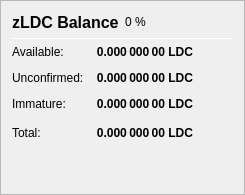
                   <widget class="QFrame" name="frame_ZerocoinBalances">
                    <property name="frameShape">
                     <enum>QFrame::StyledPanel</enum>
                    </property>
                    <property name="frameShadow">
                     <enum>QFrame::Raised</enum>
                    </property>
                    <layout class="QVBoxLayout" name="verticalLayout_7">
                     <item>
                      <layout class="QHBoxLayout" name="horizontalLayout_8" stretch="0,0,0">
                       <item>
                        <widget class="QLabel" name="label_5z_3">
                         <property name="minimumSize">
                          <size>
                           <width>0</width>
                           <height>20</height>
                          </size>
                         </property>
                         <property name="font">
                          <font>
                           <pointsize>12</pointsize>
                           <weight>75</weight>
                           <bold>true</bold>
                          </font>
                         </property>
                         <property name="text">
                          <string>zLDC Balance</string>
                         </property>
                        </widget>
                       </item>
                       <item>
                        <widget class="QLabel" name="labelzLDCPercent">
                         <property name="text">
                          <string notr="true">0 %</string>
                         </property>
                        </widget>
                       </item>
                       <item>
                        <spacer name="horizontalSpacer_11">
                         <property name="orientation">
                          <enum>Qt::Horizontal</enum>
                         </property>
                         <property name="sizeHint" stdset="0">
                          <size>
                           <width>40</width>
                           <height>20</height>
                          </size>
                         </property>
                        </spacer>
                       </item>
                      </layout>
                     </item>
                     <item>
                      <widget class="Line" name="line_ZerocoinBalance">
                       <property name="minimumSize">
                        <size>
                         <width>0</width>
                         <height>1</height>
                        </size>
                       </property>
                       <property name="maximumSize">
                        <size>
                         <width>16777215</width>
                         <height>1</height>
                        </size>
                       </property>
                       <property name="orientation">
                        <enum>Qt::Horizontal</enum>
                       </property>
                      </widget>
                     </item>
                     <item>
                      <layout class="QGridLayout" name="gridLayout_5">
                       <property name="spacing">
                        <number>12</number>
                       </property>
                       <item row="1" column="0">
                        <widget class="QLabel" name="labelzBalanceMatureText">
                         <property name="toolTip">
                          <string>Mature: more than 20 confirmation and more than 1 mint of the same denomination after it was minted.
These zLDC are spendable.</string>
                         </property>
                         <property name="text">
                          <string>Available:</string>
                         </property>
                        </widget>
                       </item>
                       <item row="1" column="1">
                        <widget class="QLabel" name="labelzBalanceMature">
                         <property name="font">
                          <font>
                           <weight>75</weight>
                           <bold>true</bold>
                          </font>
                         </property>
                         <property name="toolTip">
                          <string>Mature: more than 20 confirmation and more than 1 mint of the same denomination after it was minted.
These zLDC are spendable.</string>
                         </property>
                         <property name="text">
                          <string notr="true">0.000 000 00 LDC</string>
                         </property>
                         <property name="alignment">
                          <set>Qt::AlignRight|Qt::AlignTrailing|Qt::AlignVCenter</set>
                         </property>
                        </widget>
                       </item>
                       <item row="2" column="0">
                        <widget class="QLabel" name="labelzBalanceUnconfirmedText">
                         <property name="toolTip">
                          <string>Unconfirmed: less than 20 confirmations
Immature: confirmed, but less than 1 mint of the same denomination after it was minted</string>
                         </property>
                         <property name="text">
                          <string>Unconfirmed:</string>
                         </property>
                        </widget>
                       </item>
                       <item row="2" column="1">
                        <widget class="QLabel" name="labelzBalanceUnconfirmed">
                         <property name="font">
                          <font>
                           <weight>75</weight>
                           <bold>true</bold>
                          </font>
                         </property>
                         <property name="toolTip">
                          <string>Unconfirmed: less than 20 confirmations
Immature: confirmed, but less than 1 mint of the same denomination after it was minted</string>
                         </property>
                         <property name="text">
                          <string notr="true">0.000 000 00 LDC</string>
                         </property>
                         <property name="alignment">
                          <set>Qt::AlignRight|Qt::AlignTrailing|Qt::AlignVCenter</set>
                         </property>
                        </widget>
                       </item>
                       <item row="3" column="0">
                        <widget class="QLabel" name="labelzBalanceImmatureText">
                         <property name="toolTip">
                          <string>Unconfirmed: less than 20 confirmations
Immature: confirmed, but less than 1 mint of the same denomination after it was minted</string>
                         </property>
                         <property name="text">
                          <string>Immature:</string>
                         </property>
                        </widget>
                       </item>
                       <item row="3" column="1">
                        <widget class="QLabel" name="labelzBalanceImmature">
                         <property name="font">
                          <font>
                           <weight>75</weight>
                           <bold>true</bold>
                          </font>
                         </property>
                         <property name="toolTip">
                          <string>Unconfirmed: less than 20 confirmations
Immature: confirmed, but less than 1 mint of the same denomination after it was minted</string>
                         </property>
                         <property name="text">
                          <string notr="true">0.000 000 00 LDC</string>
                         </property>
                         <property name="alignment">
                          <set>Qt::AlignRight|Qt::AlignTrailing|Qt::AlignVCenter</set>
                         </property>
                        </widget>
                       </item>
                       <item row="4" column="0">
                        <widget class="QLabel" name="labelzBalanceText">
                         <property name="toolTip">
                          <string>Your current zLDC balance, unconfirmed and immature zLDC included.</string>
                         </property>
                         <property name="text">
                          <string>Total:</string>
                         </property>
                        </widget>
                       </item>
                       <item row="4" column="1">
                        <widget class="QLabel" name="labelzBalance">
                         <property name="font">
                          <font>
                           <weight>75</weight>
                           <bold>true</bold>
                          </font>
                         </property>
                         <property name="cursor">
                          <cursorShape>IBeamCursor</cursorShape>
                         </property>
                         <property name="toolTip">
                          <string>Your current zLDC balance, unconfirmed and immature zLDC included.</string>
                         </property>
                         <property name="text">
                          <string notr="true">0.000 000 00 LDC</string>
                         </property>
                         <property name="alignment">
                          <set>Qt::AlignRight|Qt::AlignTrailing|Qt::AlignVCenter</set>
                         </property>
                         <property name="textInteractionFlags">
                          <set>Qt::LinksAccessibleByMouse|Qt::TextSelectableByKeyboard|Qt::TextSelectableByMouse</set>
                         </property>
                        </widget>
                       </item>
                       <item row="4" column="2">
                        <spacer name="horizontalSpacer_4">
                         <property name="orientation">
                          <enum>Qt::Horizontal</enum>
                         </property>
                         <property name="sizeHint" stdset="0">
                          <size>
                           <width>40</width>
                           <height>20</height>
                          </size>
                         </property>
                        </spacer>
                       </item>
                      </layout>
                     </item>
                     <item>
                      <spacer name="verticalSpacer_4">
                       <property name="orientation">
                        <enum>Qt::Vertical</enum>
                       </property>
                       <property name="sizeHint" stdset="0">
                        <size>
                         <width>20</width>
                         <height>40</height>
                        </size>
                       </property>
                      </spacer>
                     </item>
                    </layout>
                   </widget>
